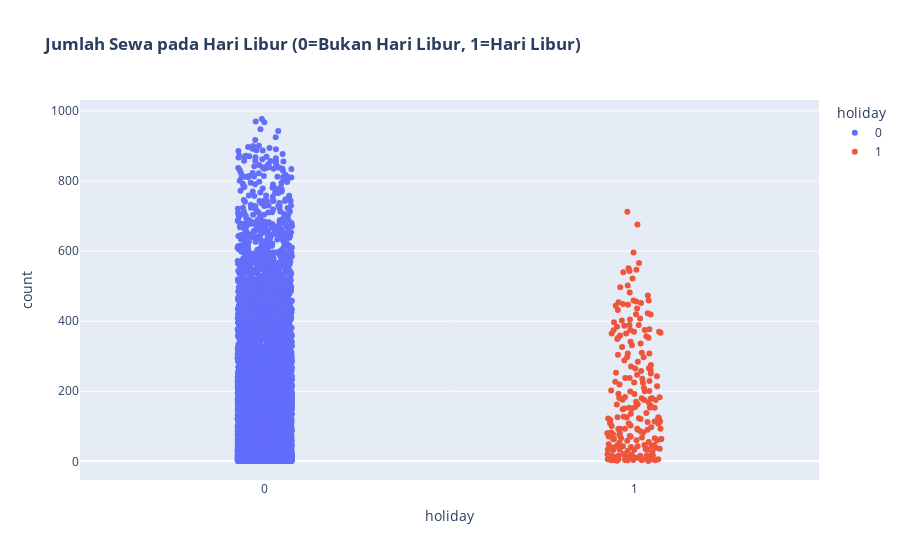

Write notebook code for a chart like this one.
### Code cell
fig_holiday_count = px.strip(df, x='holiday', y='count', color="holiday",
                             title="<b>Jumlah Sewa pada Hari Libur (0=Bukan Hari Libur, 1=Hari Libur)</b>")
fig_holiday_count.show()

### Figure 1 — Plotly figure (JSON) as saved in the notebook; plotly's stock layout.template omitted (floating-point values rounded to 4 significant figures; data arrays with more than 128 entries replaced by an {"elided": "..."} marker saying what was removed)
{"data": [{"alignmentgroup": "True", "boxpoints": "all", "fillcolor": "rgba(255,255,255,0)", "hoveron": "points", "hovertemplate": "holiday=%{x}<br>count=%{y}<extra></extra>", "legendgroup": "0", "line": {"color": "rgba(255,255,255,0)"}, "marker": {"color": "#636efa"}, "name": "0", "offsetgroup": "0", "orientation": "v", "pointpos": 0, "showlegend": true, "type": "box", "x": {"elided": "7466 int values"}, "x0": " ", "xaxis": "x", "y": {"elided": "7466 int values"}, "y0": " ", "yaxis": "y"}, {"alignmentgroup": "True", "boxpoints": "all", "fillcolor": "rgba(255,255,255,0)", "hoveron": "points", "hovertemplate": "holiday=%{x}<br>count=%{y}<extra></extra>", "legendgroup": "1", "line": {"color": "rgba(255,255,255,0)"}, "marker": {"color": "#EF553B"}, "name": "1", "offsetgroup": "1", "orientation": "v", "pointpos": 0, "showlegend": true, "type": "box", "x": {"elided": "223 int values"}, "x0": " ", "xaxis": "x", "y": {"elided": "223 int values"}, "y0": " ", "yaxis": "y"}], "layout": {"boxmode": "overlay", "legend": {"title": {"text": "holiday"}, "tracegroupgap": 0}, "title": {"text": "<b>Jumlah Sewa pada Hari Libur (0=Bukan Hari Libur, 1=Hari Libur)</b>"}, "xaxis": {"anchor": "y", "categoryarray": [0, 1], "categoryorder": "array", "domain": [0, 1], "title": {"text": "holiday"}}, "yaxis": {"anchor": "x", "domain": [0, 1], "title": {"text": "count"}}}}
